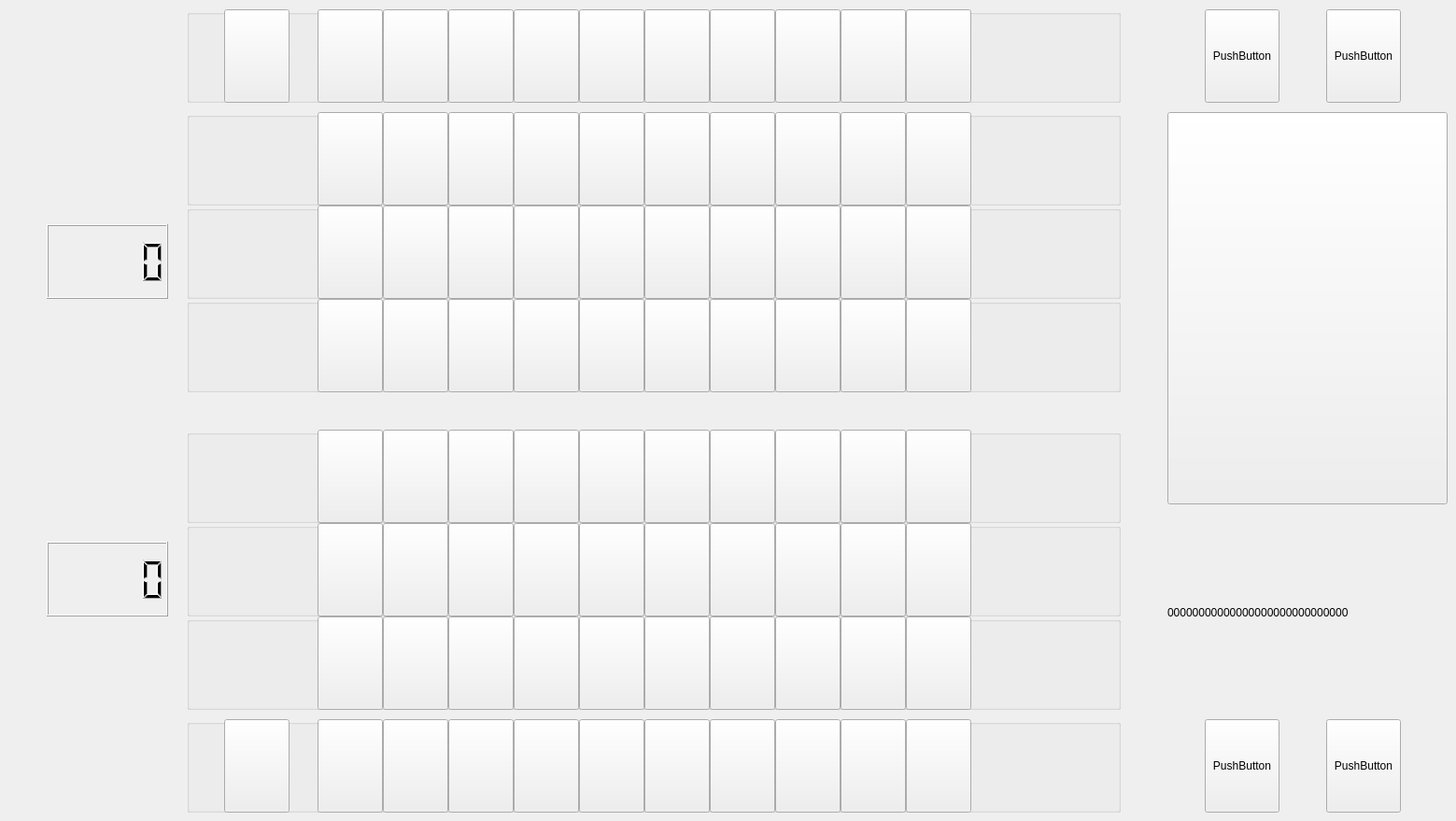
    <widget class="QWidget" name="fightPage">
     <widget class="QGroupBox" name="cardShow1">
      <property name="geometry">
       <rect>
        <x>200</x>
        <y>10</y>
        <width>1000</width>
        <height>100</height>
       </rect>
      </property>
      <property name="title">
       <string/>
      </property>
      <widget class="QPushButton" name="y_card_0">
       <property name="geometry">
        <rect>
         <x>40</x>
         <y>0</y>
         <width>70</width>
         <height>100</height>
        </rect>
       </property>
       <property name="text">
        <string/>
       </property>
      </widget>
      <widget class="QPushButton" name="y_card_1">
       <property name="geometry">
        <rect>
         <x>140</x>
         <y>0</y>
         <width>70</width>
         <height>100</height>
        </rect>
       </property>
       <property name="text">
        <string/>
       </property>
      </widget>
      <widget class="QPushButton" name="y_card_2">
       <property name="geometry">
        <rect>
         <x>210</x>
         <y>0</y>
         <width>70</width>
         <height>100</height>
        </rect>
       </property>
       <property name="text">
        <string/>
       </property>
      </widget>
      <widget class="QPushButton" name="y_card_3">
       <property name="geometry">
        <rect>
         <x>280</x>
         <y>0</y>
         <width>70</width>
         <height>100</height>
        </rect>
       </property>
       <property name="text">
        <string/>
       </property>
      </widget>
      <widget class="QPushButton" name="y_card_4">
       <property name="geometry">
        <rect>
         <x>350</x>
         <y>0</y>
         <width>70</width>
         <height>100</height>
        </rect>
       </property>
       <property name="text">
        <string/>
       </property>
      </widget>
      <widget class="QPushButton" name="y_card_5">
       <property name="geometry">
        <rect>
         <x>420</x>
         <y>0</y>
         <width>70</width>
         <height>100</height>
        </rect>
       </property>
       <property name="text">
        <string/>
       </property>
      </widget>
      <widget class="QPushButton" name="y_card_6">
       <property name="geometry">
        <rect>
         <x>490</x>
         <y>0</y>
         <width>70</width>
         <height>100</height>
        </rect>
       </property>
       <property name="text">
        <string/>
       </property>
      </widget>
      <widget class="QPushButton" name="y_card_7">
       <property name="geometry">
        <rect>
         <x>560</x>
         <y>0</y>
         <width>70</width>
         <height>100</height>
        </rect>
       </property>
       <property name="text">
        <string/>
       </property>
      </widget>
      <widget class="QPushButton" name="y_card_8">
       <property name="geometry">
        <rect>
         <x>630</x>
         <y>0</y>
         <width>70</width>
         <height>100</height>
        </rect>
       </property>
       <property name="text">
        <string/>
       </property>
      </widget>
      <widget class="QPushButton" name="y_card_9">
       <property name="geometry">
        <rect>
         <x>700</x>
         <y>0</y>
         <width>70</width>
         <height>100</height>
        </rect>
       </property>
       <property name="text">
        <string/>
       </property>
      </widget>
      <widget class="QPushButton" name="y_card_10">
       <property name="geometry">
        <rect>
         <x>770</x>
         <y>0</y>
         <width>70</width>
         <height>100</height>
        </rect>
       </property>
       <property name="text">
        <string/>
       </property>
      </widget>
     </widget>
     <widget class="QGroupBox" name="line1_3">
      <property name="geometry">
       <rect>
        <x>200</x>
        <y>120</y>
        <width>1000</width>
        <height>100</height>
       </rect>
      </property>
      <property name="title">
       <string/>
      </property>
      <widget class="QPushButton" name="line1_3Button_3">
       <property name="geometry">
        <rect>
         <x>140</x>
         <y>0</y>
         <width>70</width>
         <height>100</height>
        </rect>
       </property>
       <property name="text">
        <string/>
       </property>
      </widget>
      <widget class="QPushButton" name="line1_3Button_4">
       <property name="geometry">
        <rect>
         <x>210</x>
         <y>0</y>
         <width>70</width>
         <height>100</height>
        </rect>
       </property>
       <property name="text">
        <string/>
       </property>
      </widget>
      <widget class="QPushButton" name="line1_3Button_5">
       <property name="geometry">
        <rect>
         <x>280</x>
         <y>0</y>
         <width>70</width>
         <height>100</height>
        </rect>
       </property>
       <property name="text">
        <string/>
       </property>
      </widget>
      <widget class="QPushButton" name="line1_3Button_6">
       <property name="geometry">
        <rect>
         <x>350</x>
         <y>0</y>
         <width>70</width>
         <height>100</height>
        </rect>
       </property>
       <property name="text">
        <string/>
       </property>
      </widget>
      <widget class="QPushButton" name="line1_3Button_7">
       <property name="geometry">
        <rect>
         <x>420</x>
         <y>0</y>
         <width>70</width>
         <height>100</height>
        </rect>
       </property>
       <property name="text">
        <string/>
       </property>
      </widget>
      <widget class="QPushButton" name="line1_3Button_8">
       <property name="geometry">
        <rect>
         <x>490</x>
         <y>0</y>
         <width>70</width>
         <height>100</height>
        </rect>
       </property>
       <property name="text">
        <string/>
       </property>
      </widget>
      <widget class="QPushButton" name="line1_3Button_9">
       <property name="geometry">
        <rect>
         <x>560</x>
         <y>0</y>
         <width>70</width>
         <height>100</height>
        </rect>
       </property>
       <property name="text">
        <string/>
       </property>
      </widget>
      <widget class="QPushButton" name="line1_3Button_10">
       <property name="geometry">
        <rect>
         <x>630</x>
         <y>0</y>
         <width>70</width>
         <height>100</height>
        </rect>
       </property>
       <property name="text">
        <string/>
       </property>
      </widget>
      <widget class="QPushButton" name="line1_3Button_11">
       <property name="geometry">
        <rect>
         <x>700</x>
         <y>0</y>
         <width>70</width>
         <height>100</height>
        </rect>
       </property>
       <property name="text">
        <string/>
       </property>
      </widget>
      <widget class="QPushButton" name="line1_3Button_12">
       <property name="geometry">
        <rect>
         <x>770</x>
         <y>0</y>
         <width>70</width>
         <height>100</height>
        </rect>
       </property>
       <property name="text">
        <string/>
       </property>
      </widget>
     </widget>
     <widget class="QGroupBox" name="line1_2">
      <property name="geometry">
       <rect>
        <x>200</x>
        <y>220</y>
        <width>1000</width>
        <height>100</height>
       </rect>
      </property>
      <property name="title">
       <string/>
      </property>
      <widget class="QPushButton" name="line1_2Button_3">
       <property name="geometry">
        <rect>
         <x>140</x>
         <y>0</y>
         <width>70</width>
         <height>100</height>
        </rect>
       </property>
       <property name="text">
        <string/>
       </property>
      </widget>
      <widget class="QPushButton" name="line1_2Button_4">
       <property name="geometry">
        <rect>
         <x>210</x>
         <y>0</y>
         <width>70</width>
         <height>100</height>
        </rect>
       </property>
       <property name="text">
        <string/>
       </property>
      </widget>
      <widget class="QPushButton" name="line1_2Button_5">
       <property name="geometry">
        <rect>
         <x>280</x>
         <y>0</y>
         <width>70</width>
         <height>100</height>
        </rect>
       </property>
       <property name="text">
        <string/>
       </property>
      </widget>
      <widget class="QPushButton" name="line1_2Button_6">
       <property name="geometry">
        <rect>
         <x>350</x>
         <y>0</y>
         <width>70</width>
         <height>100</height>
        </rect>
       </property>
       <property name="text">
        <string/>
       </property>
      </widget>
      <widget class="QPushButton" name="line1_2Button_7">
       <property name="geometry">
        <rect>
         <x>420</x>
         <y>0</y>
         <width>70</width>
         <height>100</height>
        </rect>
       </property>
       <property name="text">
        <string/>
       </property>
      </widget>
      <widget class="QPushButton" name="line1_2Button_8">
       <property name="geometry">
        <rect>
         <x>490</x>
         <y>0</y>
         <width>70</width>
         <height>100</height>
        </rect>
       </property>
       <property name="text">
        <string/>
       </property>
      </widget>
      <widget class="QPushButton" name="line1_2Button_9">
       <property name="geometry">
        <rect>
         <x>560</x>
         <y>0</y>
         <width>70</width>
         <height>100</height>
        </rect>
       </property>
       <property name="text">
        <string/>
       </property>
      </widget>
      <widget class="QPushButton" name="line1_2Button_10">
       <property name="geometry">
        <rect>
         <x>630</x>
         <y>0</y>
         <width>70</width>
         <height>100</height>
        </rect>
       </property>
       <property name="text">
        <string/>
       </property>
      </widget>
      <widget class="QPushButton" name="line1_2Button_11">
       <property name="geometry">
        <rect>
         <x>700</x>
         <y>0</y>
         <width>70</width>
         <height>100</height>
        </rect>
       </property>
       <property name="text">
        <string/>
       </property>
      </widget>
      <widget class="QPushButton" name="line1_2Button_12">
       <property name="geometry">
        <rect>
         <x>770</x>
         <y>0</y>
         <width>70</width>
         <height>100</height>
        </rect>
       </property>
       <property name="text">
        <string/>
       </property>
      </widget>
     </widget>
     <widget class="QGroupBox" name="line1_1">
      <property name="geometry">
       <rect>
        <x>200</x>
        <y>320</y>
        <width>1000</width>
        <height>100</height>
       </rect>
      </property>
      <property name="title">
       <string/>
      </property>
      <widget class="QPushButton" name="line1_1Button_3">
       <property name="geometry">
        <rect>
         <x>140</x>
         <y>0</y>
         <width>70</width>
         <height>100</height>
        </rect>
       </property>
       <property name="text">
        <string/>
       </property>
      </widget>
      <widget class="QPushButton" name="line1_1Button_4">
       <property name="geometry">
        <rect>
         <x>210</x>
         <y>0</y>
         <width>70</width>
         <height>100</height>
        </rect>
       </property>
       <property name="text">
        <string/>
       </property>
      </widget>
      <widget class="QPushButton" name="line1_1Button_5">
       <property name="geometry">
        <rect>
         <x>280</x>
         <y>0</y>
         <width>70</width>
         <height>100</height>
        </rect>
       </property>
       <property name="text">
        <string/>
       </property>
      </widget>
      <widget class="QPushButton" name="line1_1Button_6">
       <property name="geometry">
        <rect>
         <x>350</x>
         <y>0</y>
         <width>70</width>
         <height>100</height>
        </rect>
       </property>
       <property name="text">
        <string/>
       </property>
      </widget>
      <widget class="QPushButton" name="line1_1Button_7">
       <property name="geometry">
        <rect>
         <x>420</x>
         <y>0</y>
         <width>70</width>
         <height>100</height>
        </rect>
       </property>
       <property name="text">
        <string/>
       </property>
      </widget>
      <widget class="QPushButton" name="line1_1Button_8">
       <property name="geometry">
        <rect>
         <x>490</x>
         <y>0</y>
         <width>70</width>
         <height>100</height>
        </rect>
       </property>
       <property name="text">
        <string/>
       </property>
      </widget>
      <widget class="QPushButton" name="line1_1Button_9">
       <property name="geometry">
        <rect>
         <x>560</x>
         <y>0</y>
         <width>70</width>
         <height>100</height>
        </rect>
       </property>
       <property name="text">
        <string/>
       </property>
      </widget>
      <widget class="QPushButton" name="line1_1Button_10">
       <property name="geometry">
        <rect>
         <x>630</x>
         <y>0</y>
         <width>70</width>
         <height>100</height>
        </rect>
       </property>
       <property name="text">
        <string/>
       </property>
      </widget>
      <widget class="QPushButton" name="line1_1Button_11">
       <property name="geometry">
        <rect>
         <x>700</x>
         <y>0</y>
         <width>70</width>
         <height>100</height>
        </rect>
       </property>
       <property name="text">
        <string/>
       </property>
      </widget>
      <widget class="QPushButton" name="line1_1Button_12">
       <property name="geometry">
        <rect>
         <x>770</x>
         <y>0</y>
         <width>70</width>
         <height>100</height>
        </rect>
       </property>
       <property name="text">
        <string/>
       </property>
      </widget>
     </widget>
     <widget class="QGroupBox" name="line0_1">
      <property name="geometry">
       <rect>
        <x>200</x>
        <y>460</y>
        <width>1000</width>
        <height>100</height>
       </rect>
      </property>
      <property name="title">
       <string/>
      </property>
      <widget class="QPushButton" name="line0_1Button_3">
       <property name="geometry">
        <rect>
         <x>140</x>
         <y>0</y>
         <width>70</width>
         <height>100</height>
        </rect>
       </property>
       <property name="text">
        <string/>
       </property>
      </widget>
      <widget class="QPushButton" name="line0_1Button_4">
       <property name="geometry">
        <rect>
         <x>210</x>
         <y>0</y>
         <width>70</width>
         <height>100</height>
        </rect>
       </property>
       <property name="text">
        <string/>
       </property>
      </widget>
      <widget class="QPushButton" name="line0_1Button_5">
       <property name="geometry">
        <rect>
         <x>280</x>
         <y>0</y>
         <width>70</width>
         <height>100</height>
        </rect>
       </property>
       <property name="text">
        <string/>
       </property>
      </widget>
      <widget class="QPushButton" name="line0_1Button_6">
       <property name="geometry">
        <rect>
         <x>350</x>
         <y>0</y>
         <width>70</width>
         <height>100</height>
        </rect>
       </property>
       <property name="text">
        <string/>
       </property>
      </widget>
      <widget class="QPushButton" name="line0_1Button_7">
       <property name="geometry">
        <rect>
         <x>420</x>
         <y>0</y>
         <width>70</width>
         <height>100</height>
        </rect>
       </property>
       <property name="text">
        <string/>
       </property>
      </widget>
      <widget class="QPushButton" name="line0_1Button_8">
       <property name="geometry">
        <rect>
         <x>490</x>
         <y>0</y>
         <width>70</width>
         <height>100</height>
        </rect>
       </property>
       <property name="text">
        <string/>
       </property>
      </widget>
      <widget class="QPushButton" name="line0_1Button_9">
       <property name="geometry">
        <rect>
         <x>560</x>
         <y>0</y>
         <width>70</width>
         <height>100</height>
        </rect>
       </property>
       <property name="text">
        <string/>
       </property>
      </widget>
      <widget class="QPushButton" name="line0_1Button_10">
       <property name="geometry">
        <rect>
         <x>630</x>
         <y>0</y>
         <width>70</width>
         <height>100</height>
        </rect>
       </property>
       <property name="text">
        <string/>
       </property>
      </widget>
      <widget class="QPushButton" name="line0_1Button_11">
       <property name="geometry">
        <rect>
         <x>700</x>
         <y>0</y>
         <width>70</width>
         <height>100</height>
        </rect>
       </property>
       <property name="text">
        <string/>
       </property>
      </widget>
      <widget class="QPushButton" name="line0_1Button_12">
       <property name="geometry">
        <rect>
         <x>770</x>
         <y>0</y>
         <width>70</width>
         <height>100</height>
        </rect>
       </property>
       <property name="text">
        <string/>
       </property>
      </widget>
     </widget>
     <widget class="QGroupBox" name="line0_2">
      <property name="geometry">
       <rect>
        <x>200</x>
        <y>560</y>
        <width>1000</width>
        <height>100</height>
       </rect>
      </property>
      <property name="title">
       <string/>
      </property>
      <widget class="QPushButton" name="line0_2Button_3">
       <property name="geometry">
        <rect>
         <x>140</x>
         <y>0</y>
         <width>70</width>
         <height>100</height>
        </rect>
       </property>
       <property name="text">
        <string/>
       </property>
      </widget>
      <widget class="QPushButton" name="line0_2Button_4">
       <property name="geometry">
        <rect>
         <x>210</x>
         <y>0</y>
         <width>70</width>
         <height>100</height>
        </rect>
       </property>
       <property name="text">
        <string/>
       </property>
      </widget>
      <widget class="QPushButton" name="line0_2Button_5">
       <property name="geometry">
        <rect>
         <x>280</x>
         <y>0</y>
         <width>70</width>
         <height>100</height>
        </rect>
       </property>
       <property name="text">
        <string/>
       </property>
      </widget>
      <widget class="QPushButton" name="line0_2Button_6">
       <property name="geometry">
        <rect>
         <x>350</x>
         <y>0</y>
         <width>70</width>
         <height>100</height>
        </rect>
       </property>
       <property name="text">
        <string/>
       </property>
      </widget>
      <widget class="QPushButton" name="line0_2Button_7">
       <property name="geometry">
        <rect>
         <x>420</x>
         <y>0</y>
         <width>70</width>
         <height>100</height>
        </rect>
       </property>
       <property name="text">
        <string/>
       </property>
      </widget>
      <widget class="QPushButton" name="line0_2Button_8">
       <property name="geometry">
        <rect>
         <x>490</x>
         <y>0</y>
         <width>70</width>
         <height>100</height>
        </rect>
       </property>
       <property name="text">
        <string/>
       </property>
      </widget>
      <widget class="QPushButton" name="line0_2Button_9">
       <property name="geometry">
        <rect>
         <x>560</x>
         <y>0</y>
         <width>70</width>
         <height>100</height>
        </rect>
       </property>
       <property name="text">
        <string/>
       </property>
      </widget>
      <widget class="QPushButton" name="line0_2Button_10">
       <property name="geometry">
        <rect>
         <x>630</x>
         <y>0</y>
         <width>70</width>
         <height>100</height>
        </rect>
       </property>
       <property name="text">
        <string/>
       </property>
      </widget>
      <widget class="QPushButton" name="line0_2Button_11">
       <property name="geometry">
        <rect>
         <x>700</x>
         <y>0</y>
         <width>70</width>
         <height>100</height>
        </rect>
       </property>
       <property name="text">
        <string/>
       </property>
      </widget>
      <widget class="QPushButton" name="line0_2Button_12">
       <property name="geometry">
        <rect>
         <x>770</x>
         <y>0</y>
         <width>70</width>
         <height>100</height>
        </rect>
       </property>
       <property name="text">
        <string/>
       </property>
      </widget>
     </widget>
     <widget class="QGroupBox" name="line0_3">
      <property name="geometry">
       <rect>
        <x>200</x>
        <y>660</y>
        <width>1000</width>
        <height>100</height>
       </rect>
      </property>
      <property name="title">
       <string/>
      </property>
      <widget class="QPushButton" name="line0_3Button_3">
       <property name="geometry">
        <rect>
         <x>140</x>
         <y>0</y>
         <width>70</width>
         <height>100</height>
        </rect>
       </property>
       <property name="text">
        <string/>
       </property>
      </widget>
      <widget class="QPushButton" name="line0_3Button_4">
       <property name="geometry">
        <rect>
         <x>210</x>
         <y>0</y>
         <width>70</width>
         <height>100</height>
        </rect>
       </property>
       <property name="text">
        <string/>
       </property>
      </widget>
      <widget class="QPushButton" name="line0_3Button_5">
       <property name="geometry">
        <rect>
         <x>280</x>
         <y>0</y>
         <width>70</width>
         <height>100</height>
        </rect>
       </property>
       <property name="text">
        <string/>
       </property>
      </widget>
      <widget class="QPushButton" name="line0_3Button_6">
       <property name="geometry">
        <rect>
         <x>350</x>
         <y>0</y>
         <width>70</width>
         <height>100</height>
        </rect>
       </property>
       <property name="text">
        <string/>
       </property>
      </widget>
      <widget class="QPushButton" name="line0_3Button_7">
       <property name="geometry">
        <rect>
         <x>420</x>
         <y>0</y>
         <width>70</width>
         <height>100</height>
        </rect>
       </property>
       <property name="text">
        <string/>
       </property>
      </widget>
      <widget class="QPushButton" name="line0_3Button_8">
       <property name="geometry">
        <rect>
         <x>490</x>
         <y>0</y>
         <width>70</width>
         <height>100</height>
        </rect>
       </property>
       <property name="text">
        <string/>
       </property>
      </widget>
      <widget class="QPushButton" name="line0_3Button_9">
       <property name="geometry">
        <rect>
         <x>560</x>
         <y>0</y>
         <width>70</width>
         <height>100</height>
        </rect>
       </property>
       <property name="text">
        <string/>
       </property>
      </widget>
      <widget class="QPushButton" name="line0_3Button_10">
       <property name="geometry">
        <rect>
         <x>630</x>
         <y>0</y>
         <width>70</width>
         <height>100</height>
        </rect>
       </property>
       <property name="text">
        <string/>
       </property>
      </widget>
      <widget class="QPushButton" name="line0_3Button_11">
       <property name="geometry">
        <rect>
         <x>700</x>
         <y>0</y>
         <width>70</width>
         <height>100</height>
        </rect>
       </property>
       <property name="text">
        <string/>
       </property>
      </widget>
      <widget class="QPushButton" name="line0_3Button_12">
       <property name="geometry">
        <rect>
         <x>770</x>
         <y>0</y>
         <width>70</width>
         <height>100</height>
        </rect>
       </property>
       <property name="text">
        <string/>
       </property>
      </widget>
     </widget>
     <widget class="QGroupBox" name="cardShow0">
      <property name="geometry">
       <rect>
        <x>200</x>
        <y>770</y>
        <width>1000</width>
        <height>100</height>
       </rect>
      </property>
      <property name="title">
       <string/>
      </property>
      <widget class="QPushButton" name="m_card_0">
       <property name="geometry">
        <rect>
         <x>40</x>
         <y>0</y>
         <width>70</width>
         <height>100</height>
        </rect>
       </property>
       <property name="text">
        <string/>
       </property>
      </widget>
      <widget class="QPushButton" name="m_card_1">
       <property name="geometry">
        <rect>
         <x>140</x>
         <y>0</y>
         <width>70</width>
         <height>100</height>
        </rect>
       </property>
       <property name="text">
        <string/>
       </property>
      </widget>
      <widget class="QPushButton" name="m_card_2">
       <property name="geometry">
        <rect>
         <x>210</x>
         <y>0</y>
         <width>70</width>
         <height>100</height>
        </rect>
       </property>
       <property name="text">
        <string/>
       </property>
      </widget>
      <widget class="QPushButton" name="m_card_3">
       <property name="geometry">
        <rect>
         <x>280</x>
         <y>0</y>
         <width>70</width>
         <height>100</height>
        </rect>
       </property>
       <property name="text">
        <string/>
       </property>
      </widget>
      <widget class="QPushButton" name="m_card_4">
       <property name="geometry">
        <rect>
         <x>350</x>
         <y>0</y>
         <width>70</width>
         <height>100</height>
        </rect>
       </property>
       <property name="text">
        <string/>
       </property>
      </widget>
      <widget class="QPushButton" name="m_card_5">
       <property name="geometry">
        <rect>
         <x>420</x>
         <y>0</y>
         <width>70</width>
         <height>100</height>
        </rect>
       </property>
       <property name="text">
        <string/>
       </property>
      </widget>
      <widget class="QPushButton" name="m_card_6">
       <property name="geometry">
        <rect>
         <x>490</x>
         <y>0</y>
         <width>70</width>
         <height>100</height>
        </rect>
       </property>
       <property name="text">
        <string/>
       </property>
      </widget>
      <widget class="QPushButton" name="m_card_7">
       <property name="geometry">
        <rect>
         <x>560</x>
         <y>0</y>
         <width>70</width>
         <height>100</height>
        </rect>
       </property>
       <property name="text">
        <string/>
       </property>
      </widget>
      <widget class="QPushButton" name="m_card_8">
       <property name="geometry">
        <rect>
         <x>630</x>
         <y>0</y>
         <width>70</width>
         <height>100</height>
        </rect>
       </property>
       <property name="text">
        <string/>
       </property>
      </widget>
      <widget class="QPushButton" name="m_card_9">
       <property name="geometry">
        <rect>
         <x>700</x>
         <y>0</y>
         <width>70</width>
         <height>100</height>
        </rect>
       </property>
       <property name="text">
        <string/>
       </property>
      </widget>
      <widget class="QPushButton" name="m_card_10">
       <property name="geometry">
        <rect>
         <x>770</x>
         <y>0</y>
         <width>70</width>
         <height>100</height>
        </rect>
       </property>
       <property name="text">
        <string/>
       </property>
      </widget>
     </widget>
     <widget class="QLCDNumber" name="camp1_number">
      <property name="geometry">
       <rect>
        <x>50</x>
        <y>240</y>
        <width>130</width>
        <height>80</height>
       </rect>
      </property>
     </widget>
     <widget class="QLCDNumber" name="camp0_number">
      <property name="geometry">
       <rect>
        <x>50</x>
        <y>580</y>
        <width>130</width>
        <height>80</height>
       </rect>
      </property>
     </widget>
     <widget class="QPushButton" name="expButton">
      <property name="geometry">
       <rect>
        <x>1250</x>
        <y>120</y>
        <width>300</width>
        <height>420</height>
       </rect>
      </property>
      <property name="text">
       <string/>
      </property>
     </widget>
     <widget class="QLabel" name="expLabel">
      <property name="geometry">
       <rect>
        <x>1250</x>
        <y>560</y>
        <width>300</width>
        <height>191</height>
       </rect>
      </property>
      <property name="text">
       <string>00000000000000000000000000000</string>
      </property>
     </widget>
     <widget class="QPushButton" name="m_cardGroup">
      <property name="geometry">
       <rect>
        <x>1290</x>
        <y>770</y>
        <width>80</width>
        <height>100</height>
       </rect>
      </property>
      <property name="text">
       <string>PushButton</string>
      </property>
     </widget>
     <widget class="QPushButton" name="grave0">
      <property name="geometry">
       <rect>
        <x>1420</x>
        <y>770</y>
        <width>80</width>
        <height>100</height>
       </rect>
      </property>
      <property name="text">
       <string>PushButton</string>
      </property>
     </widget>
     <widget class="QPushButton" name="y_cardGroup">
      <property name="geometry">
       <rect>
        <x>1290</x>
        <y>10</y>
        <width>80</width>
        <height>100</height>
       </rect>
      </property>
      <property name="text">
       <string>PushButton</string>
      </property>
     </widget>
     <widget class="QPushButton" name="cardGroup0_3">
      <property name="geometry">
       <rect>
        <x>1420</x>
        <y>10</y>
        <width>80</width>
        <height>100</height>
       </rect>
      </property>
      <property name="text">
       <string>PushButton</string>
      </property>
     </widget>
    </widget>
